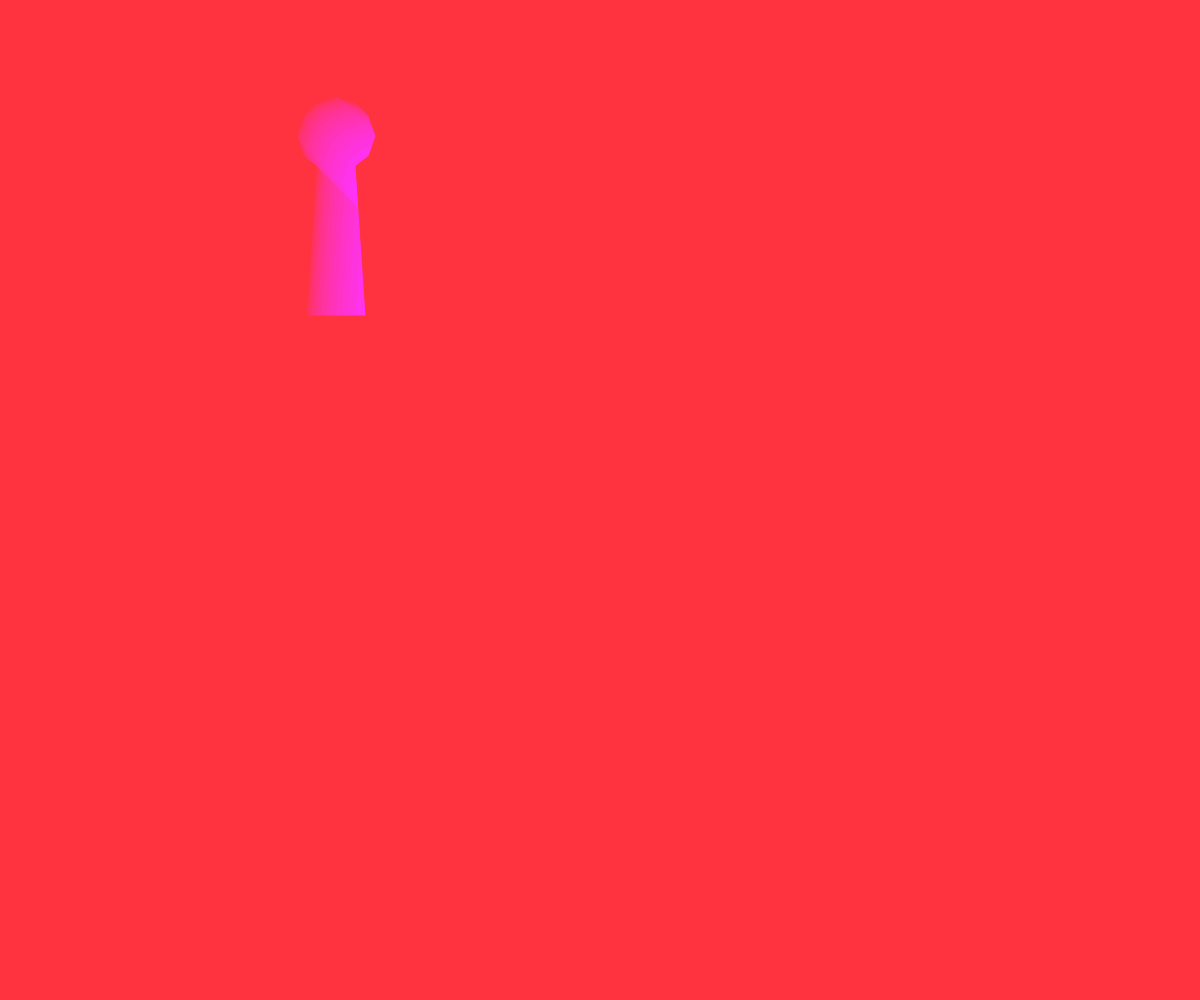
Frame 1 (no input)
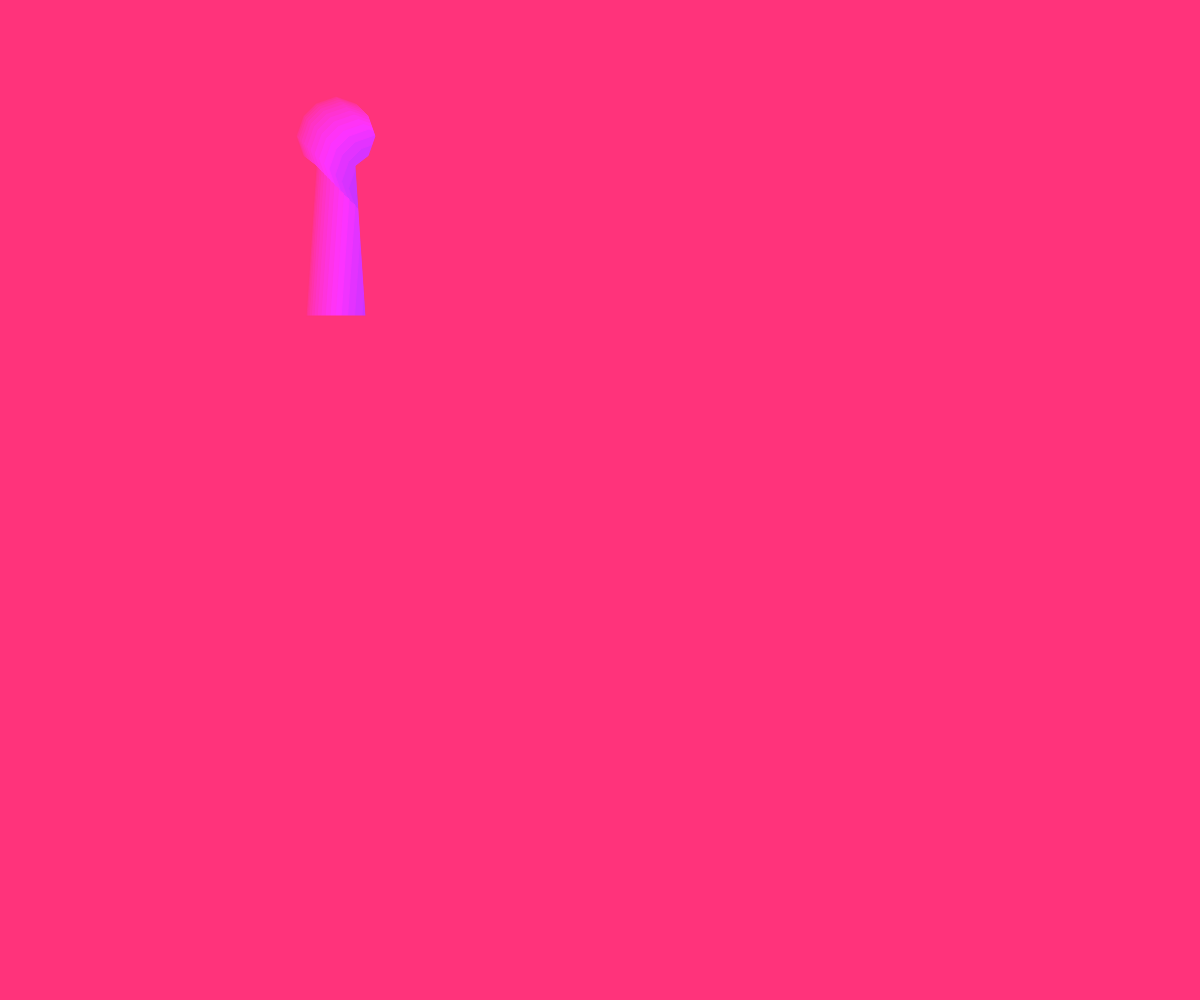
Frame 60 (no input)
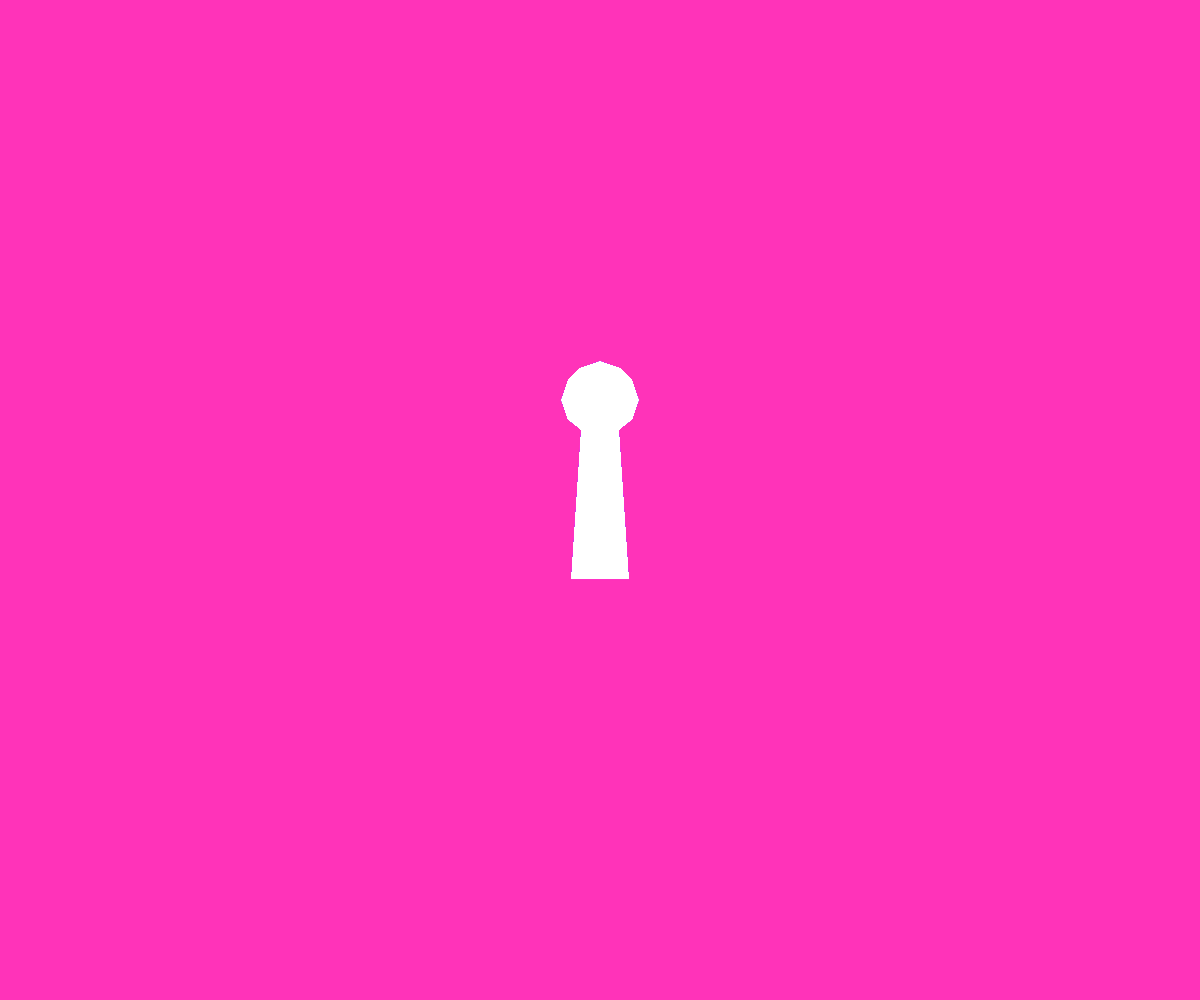
Frame 120 (the mouse pressed at the canvas centre since frame 60)

The p5.js sketch that drew these frames (run headless with seeded random() and noise() and a simulated clock; from frame 60 on, the mouse is pressed at the canvas centre):

// p5.js sketch
// ── sketch.js
var canvas;

var elapsedTime = 0;
var speed = 0.005;

function setup() {
    //CANVAS
    canvas = createCanvas(windowWidth, windowHeight);
    canvas.position(0,0);
    canvas.style('z-index','-1');
}

function windowResized() {
  resizeCanvas(windowWidth, windowHeight);
}

function draw() {
  background(120);
  
  translate(width/2,height/2-100)
  
  for(var i=32; i>0;i--){
    translate((mouseX-width/2)/width*i,(mouseY-height/2)/height*i);
    drawkeyhole(i+elapsedTime);
  }
  
  elapsedTime+=deltaTime*speed;
}

function drawkeyhole(x){
  var xs = x%100;
  
  colorMode(HSB,100);
  stroke(100-xs, 80, 100);
  fill(100-xs, 80, 100);
  //Exterior shape, clockwise
  beginShape();
  vertex(-2000,-2000);
  vertex(2000,-2000);
  vertex(2000,2000);
  vertex(-2000,2000);
  
  // Interior shape, counter-clockwise
  beginContour();
  vertex(-30,180);//BOT L
  vertex(30,180);//BOT R
  vertex(20,30);
  vertex(33,20);
  vertex(40,0);
  vertex(33,-20);
  vertex(20,-33);
  vertex(0,-40); //TIP
  vertex(-20,-33);
  vertex(-33,-20);
  vertex(-40,0);
  vertex(-33,20);
  vertex(-20,30);
  endContour();
  endShape();
}
